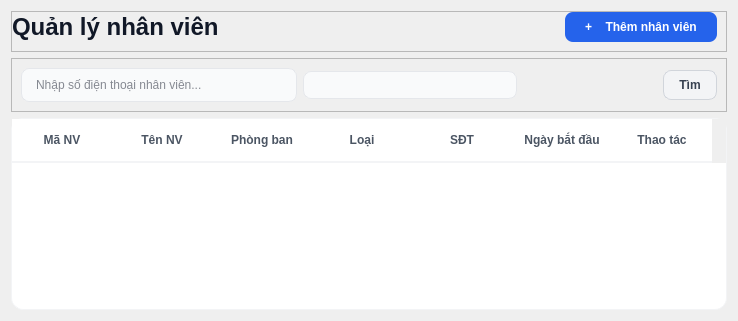
         <widget class="QWidget" name="pageNhanVien">
          <property name="styleSheet">
           <string notr="true">/* 1. Thiết lập nền xám nhạt cho toàn trang [cite: 98-99] */
QWidget#pageNV {
    background-color: #f8f9fa;
}

/* 2. Tiêu đề trang (Quản lý tài khoản) [cite: 64-65, 114-115, 170] */
QLabel#lblTitleQuanLyNV {
    font-size: 24px;
    font-weight: bold;
    color: #111827;
}

/* 3. Nút Thêm tài khoản (+ Thêm tài khoản) [cite: 116, 171, 230, 249, 319] */
QPushButton#btnThemNV {
    background-color: #2563eb; /* Màu xanh dương thương hiệu */
    color: white;
    font-weight: bold;
    border-radius: 8px;
    padding: 8px 20px;
}

QPushButton#btnThemNV:hover {
    background-color: #1d4ed8; /* Đậm hơn khi di chuột qua [cite: 172, 230, 250] */
}

/* 4. Kiểu dáng Bảng Danh sách tài khoản (Card UI) [cite: 101-102, 117, 174, 231-232, 251] */
QTableWidget#tblDanhSachNV {
    background-color: white;
    border: 1px solid #f3f4f6;
    border-radius: 12px;
    gridline-color: transparent; /* Ẩn lưới để bảng sạch sẽ như Figma [cite: 133, 210, 243] */
    outline: none;
}

/* Tiêu đề cột (Headers) - BUỘC IN HOA [cite: 66-69, 118, 175, 233, 252] */
QHeaderView::section {
    background-color: white;
    padding: 12px;
    border: none;
    border-bottom: 2px solid #f3f4f6;
    font-weight: bold;
    color: #4b5563;
    text-align: left;
}

/* Hiệu ứng khi chọn dòng trong bảng [cite: 192-193] */
QTableWidget#tblDanhSachNV::item:selected {
    background-color: #eff6ff; /* Xanh nhạt tinh tế */
    color: #2563eb;
}

/* 3. KHỐI TÌM KIẾM (frTimKiem) - Thiết kế dạng Card mỏng [cite: 331, 287, 456] */
QFrame#frTimKiem {
    background-color: #ffffff;
    border: 1px solid #e5e7eb;
    border-radius: 12px;
    padding: 5px;
}

/* Ô nhập liệu tìm kiếm [cite: 396-402] */
QLineEdit#txtTimKiemNV {
    background-color: #f9fafb;
    border: 1px solid #e5e7eb;
    border-radius: 8px;
    padding: 8px 12px;
    color: #111827;
    min-width: 250px;
}

QLineEdit#txtTimKiemNV:focus {
    border: 2px solid #2563eb;
    background-color: #ffffff;
}

/* Bộ lọc Trạng thái (ComboBox) [cite: 403-411] */
QComboBox#cbLocLoaiNV {
    background-color: #f9fafb;
    border: 1px solid #e5e7eb;
    border-radius: 8px;
    padding: 5px 15px;
    color: #4b5563;
    min-width: 150px;
}

QComboBox#cbLocLoaiNV::drop-down {
    border: none;
    width: 30px;
}

QComboBox#cbLocLoaiNVi::down-arrow {
    image: none;
    border-left: 5px solid transparent;
    border-right: 5px solid transparent;
    border-top: 5px solid #6b7280;
    margin-right: 10px;
}

/* Nút Tìm kiếm [cite: 162, 336] */
QPushButton#btnTimKiemNV {
    background-color: #f3f4f6;
    color: #374151;
    border: 1px solid #d1d5db;
    border-radius: 8px;
    padding: 7px 15px;
    font-weight: 600;
}

QPushButton#btnTimKiemNV:hover {
    background-color: #e5e7eb;
}</string>
          </property>
          <layout class="QVBoxLayout" name="verticalLayout_9">
           <item>
            <widget class="QFrame" name="frame_2">
             <property name="frameShape">
              <enum>QFrame::StyledPanel</enum>
             </property>
             <property name="frameShadow">
              <enum>QFrame::Raised</enum>
             </property>
             <layout class="QHBoxLayout" name="horizontalLayout_3">
              <property name="leftMargin">
               <number>0</number>
              </property>
              <property name="topMargin">
               <number>0</number>
              </property>
              <item>
               <widget class="QLabel" name="lblTitleQuanLyNV">
                <property name="text">
                 <string>Quản lý nhân viên</string>
                </property>
               </widget>
              </item>
              <item>
               <spacer name="horizontalSpacer_2">
                <property name="orientation">
                 <enum>Qt::Horizontal</enum>
                </property>
                <property name="sizeHint" stdset="0">
                 <size>
                  <width>199</width>
                  <height>20</height>
                 </size>
                </property>
               </spacer>
              </item>
              <item>
               <widget class="QPushButton" name="btnThemNV">
                <property name="text">
                 <string>+    Thêm nhân viên</string>
                </property>
               </widget>
              </item>
             </layout>
            </widget>
           </item>
           <item>
            <widget class="QFrame" name="frTimKiem_8">
             <property name="frameShape">
              <enum>QFrame::StyledPanel</enum>
             </property>
             <property name="frameShadow">
              <enum>QFrame::Raised</enum>
             </property>
             <layout class="QHBoxLayout" name="horizontalLayout_19">
              <item>
               <widget class="QLineEdit" name="txtTimKiemNV">
                <property name="placeholderText">
                 <string>Nhập số điện thoại nhân viên...</string>
                </property>
               </widget>
              </item>
              <item>
               <widget class="QComboBox" name="cbLocLoaiNV"/>
              </item>
              <item>
               <spacer name="horizontalSpacer_16">
                <property name="orientation">
                 <enum>Qt::Horizontal</enum>
                </property>
                <property name="sizeHint" stdset="0">
                 <size>
                  <width>140</width>
                  <height>13</height>
                 </size>
                </property>
               </spacer>
              </item>
              <item>
               <widget class="QPushButton" name="btnTimKiemNV">
                <property name="text">
                 <string>Tìm</string>
                </property>
               </widget>
              </item>
             </layout>
            </widget>
           </item>
           <item>
            <widget class="QTableWidget" name="tblDanhSachNV">
             <column>
              <property name="text">
               <string>Mã NV</string>
              </property>
             </column>
             <column>
              <property name="text">
               <string>Tên NV</string>
              </property>
             </column>
             <column>
              <property name="text">
               <string>Phòng ban</string>
              </property>
             </column>
             <column>
              <property name="text">
               <string>Loại</string>
              </property>
             </column>
             <column>
              <property name="text">
               <string>SĐT</string>
              </property>
             </column>
             <column>
              <property name="text">
               <string>Ngày bắt đầu</string>
              </property>
             </column>
             <column>
              <property name="text">
               <string>Thao tác</string>
              </property>
             </column>
            </widget>
           </item>
          </layout>
         </widget>
